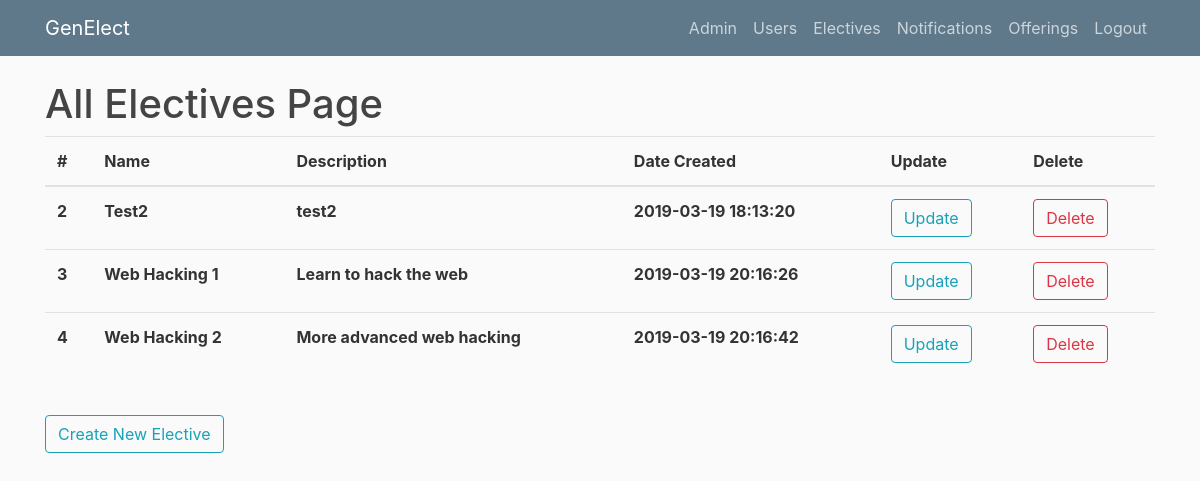
Page /allelectives (signed in) on the earlier database version.
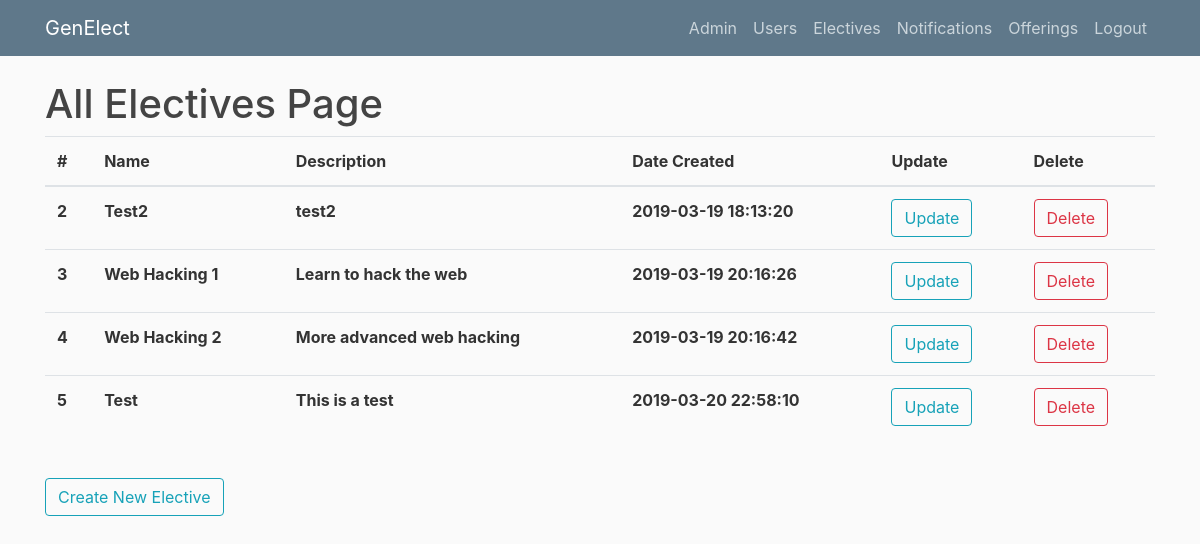
Same page on the later database version.
### genElect/models.py (models this page shows)
class Base(db.Model):
    __abstract__ = True
    id = db.Column(db.Integer, primary_key=True, autoincrement=True)
    date_created = db.Column(db.DateTime, default=db.func.current_timestamp())
    date_modified = db.Column(db.DateTime, default=db.func.current_timestamp(),
            onupdate=db.func.current_timestamp())

class Electives(Base):
    __tablename__ = 'electives'
    name = db.Column(db.String(100))
    description = db.Column(db.String(500))
    prerequisites = db.relationship('Prerequisites', backref='elective', lazy=True)
    offerings = db.relationship('Offerings', backref='elective', lazy=True)
    completed_users = db.relationship('Completions', backref='elective', lazy=True)
    can_retake = db.Column(db.Boolean)

### genElect/__init__.py (the view)
@app.route("/allelectives")
def allelectives():
    if current_user.is_authenticated and (current_user.role == "admin" or current_user.role == "instructor"):
        electives = Electives.query.all()
        return render_template('allelectives.html', electives=electives, title="Electives")
    else:
        return render_template('denied.html')

### genElect/__init__.py (called while the page is built)
@login_manager.user_loader
def load_user(user_id):
    return Users.query.get(int(user_id))

### genElect/templates/allelectives.html
{% extends "layout.html" %}
{% block content %}
    <h1>All Electives Page</h1>
	<table class="table">
	  <thead>
	    <tr>
	      <th scope="col">#</th>
	      <th scope="col">Name</th>
	      <th scope="col">Description</th>
	      <th scope="col">Date Created</th>
	      <th scope="col">Update</th>
	      <th scope="col">Delete</th>
	    </tr>
	  </thead>
	  <tbody>
	  	{% for elective in electives %}
	    <tr>
	      <th scope="row">{{elective.id}}</th>
	      <th scope="row">{{elective.name}}</th>
	      <th scope="row">{{elective.description}}</th>
	      <th scope="row">{{elective.date_created}}</th>
	      <th scope="row"><button type="button" onclick="window.location.href = '/editelective/{{elective.id}}'" class="btn btn-outline-info">Update</button></th>
	      <th scope="row"><button type="button" onclick="window.location.href = '/deleteelective/{{elective.id}}'" class="btn btn-outline-danger">Delete</button></th>
	    </tr>
	    {% endfor %}
	  </tbody>
	</table>
    <br><button type="button" onclick="window.location.href = '/createelective'" class="btn btn-outline-info">Create New Elective</button>
{% endblock content %}

Differences in the rows shown:
added Electives: id "5", name "Test", description "This is a test", date_created "2019-03-20 22:58:10"
